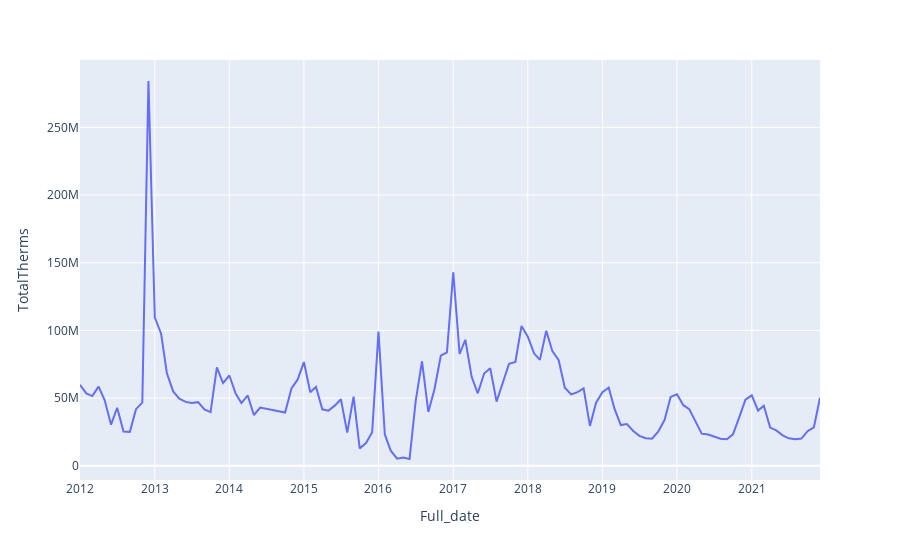

Notebook code for this chart:
### Code cell
fig = px.line(group_by_date, x="Full_date", y="TotalTherms")
fig.show()
